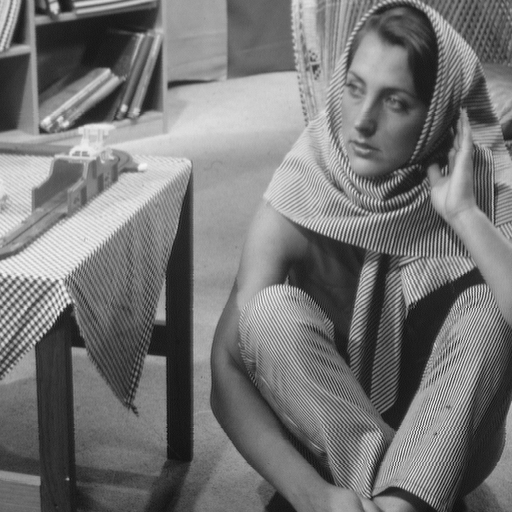
#> input picture AnIII/AnIII_semI/Procesarea Semnalelor/Laborator 6/barbara.png, 512 x 512 px
$ python v2.py
#> lines starting #> are read from the running program, lines starting #| are printed output that depends on the picture
import numpy as np
from matplotlib import image
from dictlearn import methods
from matplotlib import pyplot as plt
from dictlearn import DictionaryLearning
from sklearn.preprocessing import normalize
from sklearn.feature_extraction.image import extract_patches_2d
from sklearn.feature_extraction.image import reconstruct_from_patches_2d

p = 8
s = 6
N = 1000
n = 256
K = 50
sigma = 0.075


def rezolvare():
    # ex1
    # a
    I = image.imread('barbara.png')
#> I is the input picture: shape (512, 512) float32; min 0.0471, max 0.965, mean 0.46

    # b
    Inoisy = I + sigma * np.random.rand(I.shape[0], I.shape[1])

    # c
    Ynoisy = extract_patches_2d(Inoisy, (p, p))
    Ynoisy = Ynoisy.reshape(Ynoisy.shape[0], -1)

    means = np.mean(Ynoisy, axis=0)
#> means = 64 values, max 0.5 at index 0, min 0.497 at index 63, mean 0.498
    Ynoisy -= means
    Ynoisy = Ynoisy.transpose()

    # d
    Y = Ynoisy[:,np.random.choice(Ynoisy.shape[1], N, replace=False)]
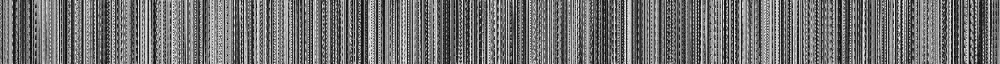
#> Y: shape (64, 1000) float64; min -0.422, max 0.526, mean 0.00134; drawn with min black and max white

    # ex 2
    # a
    D0 = np.random.randn(Ynoisy.shape[0], n)
    D0 = normalize(D0, axis=0, norm='max')

    # b
    dl = DictionaryLearning(
        n_components=n,
        max_iter=K,
        fit_algorithm='ksvd',
        n_nonzero_coefs=s,
        code_init=D0,
        params=None,
        data_sklearn_compat=False
    )

    dl.fit(Y)
    D = dl.D_

    # 3
    # a
    Xc, err = methods.omp(Y, D, n_nonzero_coefs=s)
    print(Xc.shape)
    print(D.shape)
    Yc += means

    Ic = reconstruct_from_patches_2d(Yc, (255, 255))
    plt.imshow(Ic)
    plt.show()

# 4
# b
def psnr(img1, img2):
    mse = np.mean((img1 - img2) ** 2)
    if (mse == 0):
        return 0
    max_pixel = 255
    psnr = 20 * np.log10(max_pixel / np.sqrt(mse))
    return psnr


if __name__ == '__main__':
    rezolvare()
#> (the call stopped at in rezolvare, `dl = DictionaryLearning( n_components=n, max_iter=K, fit_algorithm='ks..`: dictlearn is not available in this run)
